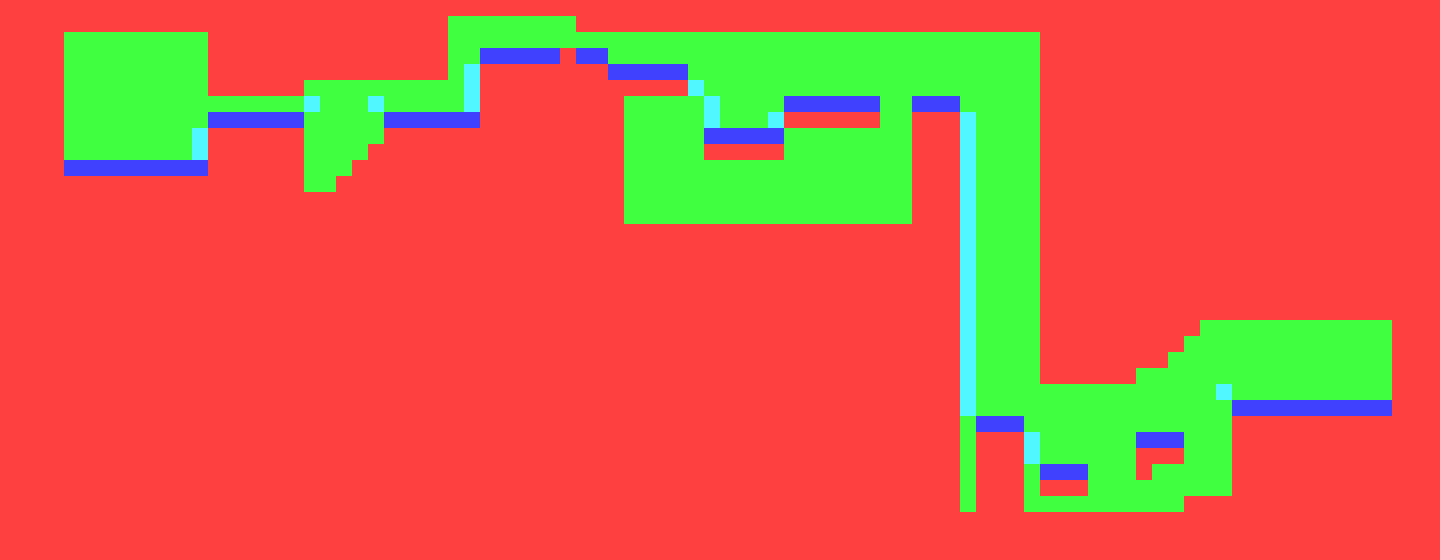

A 2D game scene composited from a Tiled map and its tileset images. What follows is a short description and the map's XML, with each tile layer's data collapsed to a summary:
An orthogonal 90x35 tile map with 16x16 px tiles, 3 tile layers (BackGround, Cave, Pathfinding), 2 tilesets and 55 objects (36x GROUND, 9x ATTACK, 4x GUARD, 2x BAT).

<map version="1.2" tiledversion="1.2.5" orientation="orthogonal" renderorder="right-down" width="90" height="35" tilewidth="16" tileheight="16" infinite="0" nextlayerid="9" nextobjectid="67">
 <tileset firstgid="1" name="Dungeon" tilewidth="16" tileheight="16" tilecount="45" columns="9">
  <image source="dungeon_tileset.png" width="150" height="80" />
 </tileset>
 <tileset firstgid="46" name="Pathfinding" tilewidth="16" tileheight="16" tilecount="4" columns="4">
  <image source="path_tileset.png" width="64" height="16" />
 </tileset>
 <objectgroup id="4" name="CheckPoints">
  <properties>
   <property name="size" value="4" />
  </properties>
  <object id="52" x="112" y="176">
   <point />
  </object>
  <object id="53" x="656" y="64">
   <point />
  </object>
  <object id="54" x="992" y="416">
   <point />
  </object>
  <object id="55" x="1344" y="400">
   <point />
  </object>
 </objectgroup>
 <objectgroup id="3" name="Colliders">
  <object id="1" type="GROUND" x="0" y="0" width="64" height="272" />
  <object id="3" type="GROUND" x="64" y="0" width="144" height="32" />
  <object id="4" type="GROUND" x="64" y="176" width="144" height="96" />
  <object id="5" type="GROUND" x="208" y="0" width="96" height="96" />
  <object id="6" type="GROUND" x="208" y="128" width="96" height="144" />
  <object id="7" type="GROUND" x="304" y="0" width="144" height="80" />
  <object id="8" type="GROUND" x="304" y="192" width="32" height="80" />
  <object id="9" type="GROUND" x="336" y="176" width="288" height="96" />
  <object id="10" type="GROUND" x="352" y="160" width="272" height="16" />
  <object id="11" type="GROUND" x="368" y="144" width="256" height="16" />
  <object id="12" type="GROUND" x="384" y="128" width="240" height="16" />
  <object id="13" type="GROUND" x="480" y="64" width="112" height="64" />
  <object id="14" type="GROUND" x="592" y="64" width="16" height="64" />
  <object id="15" type="GROUND" x="608" y="80" width="16" height="48" />
  <object id="16" type="GROUND" x="448" y="0" width="128" height="16" />
  <object id="19" type="GROUND" x="576" y="0" width="464" height="32" />
  <object id="20" type="GROUND" x="624" y="224" width="288" height="48" />
  <object id="22" type="GROUND" x="624" y="80" width="64" height="16" />
  <object id="23" type="GROUND" x="704" y="144" width="80" height="16" />
  <object id="24" type="GROUND" x="784" y="112" width="96" height="16" />
  <object id="25" type="GROUND" x="912" y="112" width="48" height="400" />
  <object id="26" type="GROUND" x="1040" y="0" width="80" height="384" />
  <object id="27" type="GROUND" x="1120" y="0" width="16" height="384" />
  <object id="28" type="GROUND" x="1136" y="0" width="32" height="368" />
  <object id="29" type="GROUND" x="1168" y="0" width="16" height="352" />
  <object id="30" type="GROUND" x="1184" y="0" width="16" height="336" />
  <object id="31" type="GROUND" x="1200" y="0" width="192" height="320" />
  <object id="33" type="GROUND" x="1392" y="0" width="48" height="416" />
  <object id="34" type="GROUND" x="1232" y="416" width="160" height="192" />
  <object id="35" type="GROUND" x="1184" y="496" width="48" height="112" />
  <object id="36" type="GROUND" x="960" y="512" width="224" height="96" />
  <object id="37" type="GROUND" x="976" y="432" width="48" height="64" />
  <object id="38" type="GROUND" x="1040" y="480" width="48" height="16" />
  <object id="39" type="GROUND" x="1152" y="448" width="32" height="16" />
  <object id="40" type="ATTACK" x="304" y="185" width="32" height="7" />
  <object id="42" type="ATTACK" x="448" y="121" width="32" height="7" />
  <object id="44" type="ATTACK" x="608" y="32" width="16" height="7" />
  <object id="45" type="ATTACK" x="768" y="137" width="16" height="7" />
  <object id="47" type="ATTACK" x="866" y="106" width="14" height="6" />
  <object id="48" type="ATTACK" x="624" y="217" width="304" height="7" />
  <object id="50" type="ATTACK" x="960" y="505" width="224" height="7" />
  <object id="51" type="ATTACK" x="1184" y="480" width="48" height="16" />
  <object id="56" type="ATTACK" x="546" y="58" width="12" height="6" />
  <object id="58" type="GROUND" x="1136" y="448" width="16" height="32" />
  <object id="59" type="GROUND" x="560" y="48" width="16" height="16" />
 </objectgroup>
 <layer id="5" name="BackGround" width="90" height="35">
  <properties>
   <property name="toDraw" value="true" />
  </properties>
  <data>[3150 cells, 3150 non-empty, 10 distinct tile ids]</data>
 </layer>
 <layer id="6" name="Cave" width="90" height="35">
  <properties>
   <property name="toDraw" value="true" />
  </properties>
  <data>[3150 cells, 362 non-empty, 15 distinct tile ids]</data>
 </layer>
 <layer id="7" name="Pathfinding" width="90" height="35">
  <properties>
   <property name="toDraw" value="false" />
  </properties>
  <data>[3150 cells, 3150 non-empty, 4 distinct tile ids]</data>
 </layer>
 <objectgroup id="8" name="Enemies">
  <object id="60" name="GUARD" x="248" y="120">
   <point />
  </object>
  <object id="62" name="BAT" x="1088" y="392">
   <point />
  </object>
  <object id="63" name="GUARD" x="1280" y="408">
   <point />
  </object>
  <object id="64" name="BAT" x="384" y="88">
   <point />
  </object>
  <object id="65" name="GUARD" x="832" y="104">
   <point />
  </object>
  <object id="66" name="GUARD" x="528" y="56">
   <point />
  </object>
 </objectgroup>
</map>
